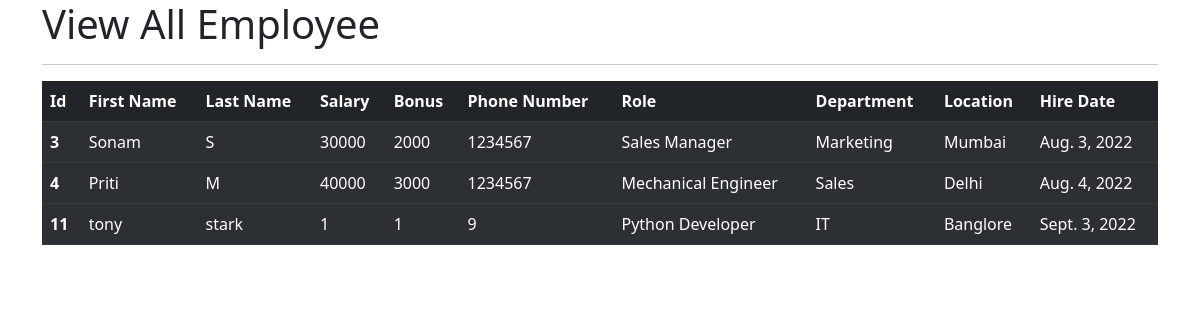
The app's page /all_emp with its own data.
### emp_app/models.py (models this page shows, shortened)
class Employee(models.Model):
    first_name = models.CharField(max_length=100,null=False)
    last_name = models.CharField(max_length=100)
    department = models.ForeignKey(Department,on_delete=models.CASCADE)
    salary = models.IntegerField(default=0)
    bonus = models.IntegerField(default=0)
    role = models.ForeignKey(Role,on_delete=models.CASCADE)
    phone = models.IntegerField(default=0)
    hire_date = models.DateField()

class Role(models.Model):
    name = models.CharField(max_length=100,null=False)

class Department(models.Model):
    name = models.CharField(max_length=100,null=False)
    location = models.CharField(max_length=100)

### emp_app/views.py (the view)
# urls.py: path('all_emp',views.all_emp,name='all_emp'),
def all_emp(request):
    employees = Employee.objects.all()
    context = {
        "employees":employees
    }
    return render(request,'view_all_emp.html',context)

### emp_app/templates/view_all_emp.html (shortened to what this page needs)
<!doctype html>
<html lang="en">
  <head>
    <link href="https://cdn.jsdelivr.net/npm/bootstrap@5.2.0/dist/css/bootstrap.min.css" rel="stylesheet">
  </head>
  <body>
    <div class="container">
        <h1>View All Employee</h1>
        <hr>
        <table class="table table-dark table-striped">
            <thead>
              <tr>
                <th scope="col">Id</th>
                <th scope="col">First Name</th>
                <th scope="col">Last Name</th>
                <th scope="col">Salary</th>
                <th scope="col">Bonus</th>
                <th scope="col">Phone Number</th>
                <th scope="col">Role</th>
                <th scope="col">Department</th>
                <th scope="col">Location</th>
                <th scope="col">Hire Date</th>
              </tr>
            </thead>
            {% for employee in employees %}
            <tbody>
              <tr>
                <th scope="row">{{employee.id}}</th>
                <td>{{employee.first_name}}</td>
                <td>{{employee.last_name}}</td>
                <td>{{employee.salary}}</td>
                <td>{{employee.bonus}}</td>
                <td>{{employee.phone}}</td>
                <td>{{employee.role.name}}</td>
                <td>{{employee.department.name}}</td>
                <td>{{employee.department.location}}</td>
                <td>{{employee.hire_date}}</td>
              </tr>
            </tbody>
            {% endfor %}
          </table>
      </div>
  </body>
</html>

### records on screen
Employee: id "3", first_name "Sonam", last_name "S", salary "30000", bonus "2000", phone "1234567", role.name "Sales Manager", department.name "Marketing", department.location "Mumbai", hire_date "Aug. 3, 2022"
Employee: id "4", first_name "Priti", last_name "M", salary "40000", bonus "3000", phone "1234567", role.name "Mechanical Engineer", department.name "Sales", department.location "Delhi", hire_date "Aug. 4, 2022"
Employee: id "11", first_name "tony", last_name "stark", salary "1", bonus "1", phone "9", role.name "Python Developer", department.name "IT", department.location "Banglore", hire_date "Sept. 3, 2022"
